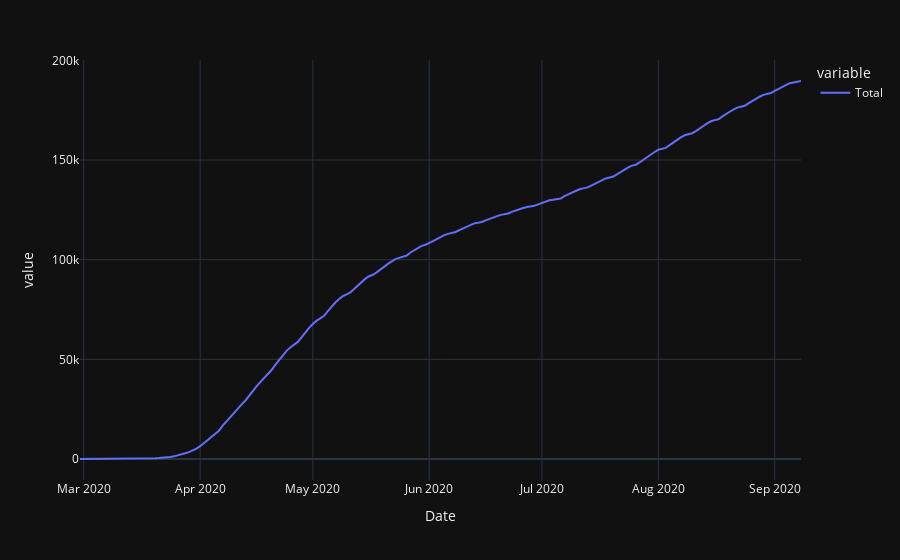

The notebook cell saved with this chart:
### Markdown cell above
## Deaths

### Code cell
data=create_data_frame('Death')
plot_data_frame()

### Figure 1 — Plotly figure (JSON) as saved in the notebook; plotly's stock layout.template omitted (floating-point values rounded to 4 significant figures; data arrays with more than 128 entries replaced by an {"elided": "..."} marker saying what was removed)
{"data": [{"hovertemplate": "variable=Total<br>Date=%{x}<br>value=%{y}<extra></extra>", "legendgroup": "Total", "line": {"color": "#636efa", "dash": "solid"}, "mode": "lines", "name": "Total", "orientation": "v", "showlegend": true, "type": "scatter", "x": {"elided": "193 str values"}, "xaxis": "x", "y": {"elided": "193 int values"}, "yaxis": "y"}], "layout": {"legend": {"title": {"text": "variable"}, "tracegroupgap": 0}, "margin": {"t": 60}, "xaxis": {"anchor": "y", "domain": [0, 1], "title": {"text": "Date"}}, "yaxis": {"anchor": "x", "domain": [0, 1], "title": {"text": "value"}}}}
